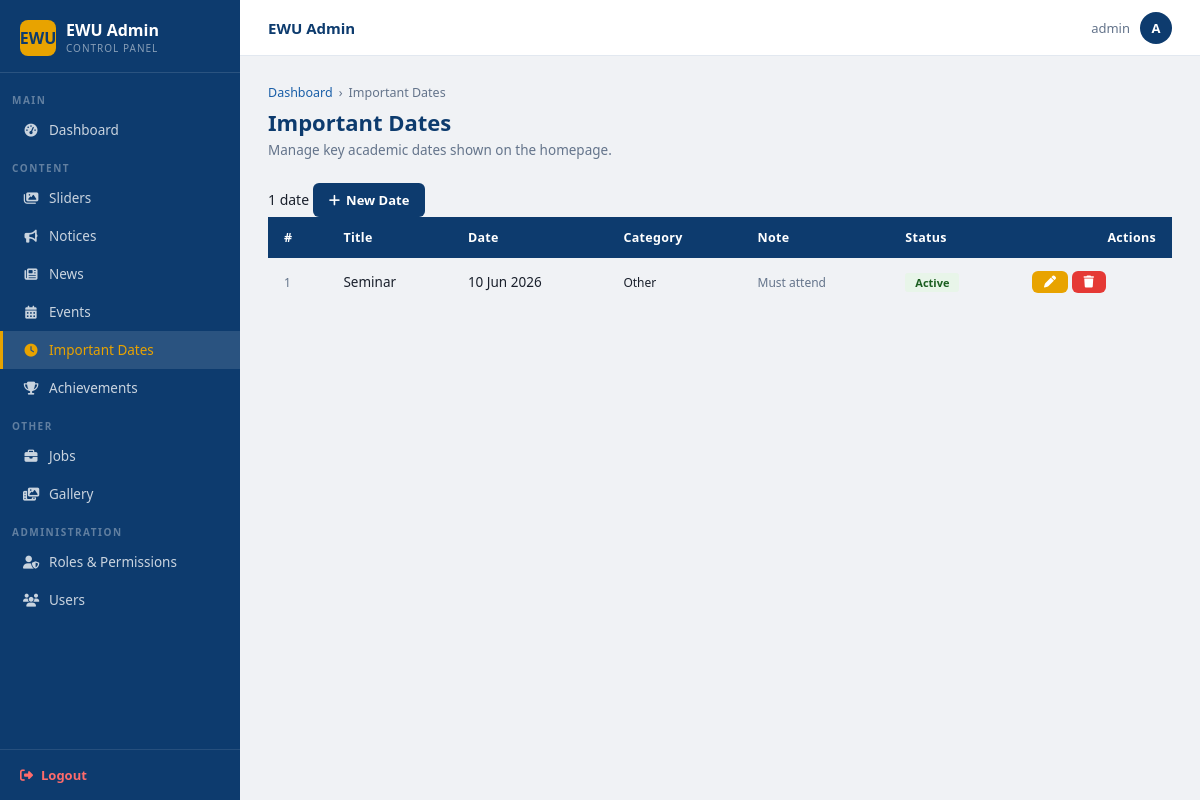
/dashboard/dates/ (signed in), run on an earlier commit of the app's database.
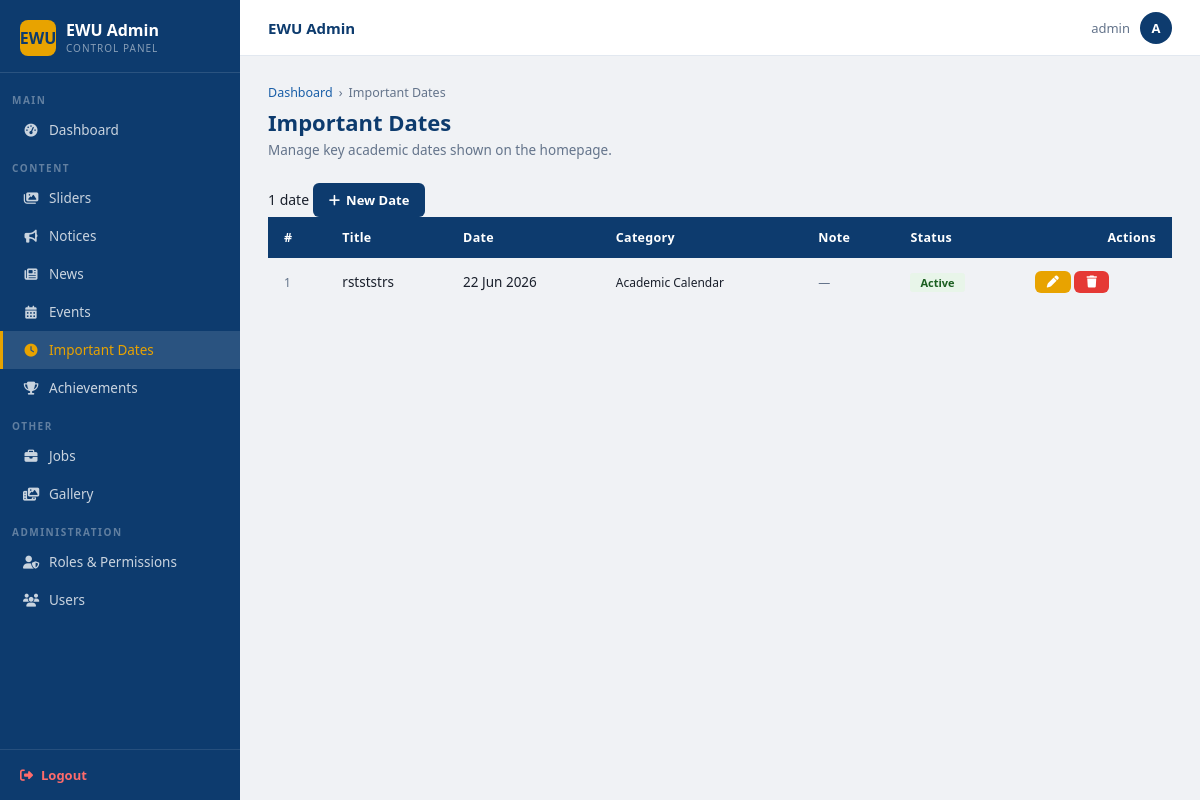
And on a later commit of the database.
### main/models.py (models this page shows, shortened)
class ImportantDate(models.Model):
    CATEGORY_CHOICES = [
        ('academic',  'Academic Calendar'),
        ('exam',      'Examination'),
        ('holiday',   'Holiday'),
        ('admission', 'Admission'),
        ('result',    'Result'),
        ('other',     'Other'),
    ]
    title     = models.CharField(max_length=300)
    date      = models.DateField()
    category  = models.CharField(max_length=20, choices=CATEGORY_CHOICES, default='academic')
    note      = models.CharField(max_length=300, blank=True)
    is_active = models.BooleanField(default=True)
    class Meta:
        ordering = ['date']
        verbose_name = 'Important Date'

### main/views.py (the view)
# urls.py: path('dashboard/dates/',                        views.date_list,          name='admin_date_list'),
@require_perm('main.view_importantdate')
def date_list(request):
    return render(request, 'admin/date_list.html', {'dates': ImportantDate.objects.order_by('date')})

### templates/admin/date_list.html (shortened to what this page needs)
{% extends 'admin/base_admin.html' %}
{% block nav_dates %}active{% endblock %}
{% block content %}
<div class="page-head">
  <div class="breadcrumb">
    <a href="{% url 'dashboard' %}">Dashboard</a>
    <span>›</span><span>Important Dates</span>
  </div>
  <h1>Important Dates</h1>
  <p>Manage key academic dates shown on the homepage.</p>
</div>
<div class="search-row">
  <span class="count-badge">{{ dates|length }} date{{ dates|length|pluralize }}</span>
  <a href="{% url 'admin_date_create' %}" class="btn btn-primary" style="margin-left:auto">
    <i class="fa-solid fa-plus"></i> New Date
  </a>
</div>
<div class="card">
  <table class="tbl">
    <thead>
      <tr>
        <th>#</th>
        <th>Title</th>
        <th>Date</th>
        <th>Category</th>
        <th>Note</th>
        <th>Status</th>
        <th style="text-align:right">Actions</th>
      </tr>
    </thead>
    <tbody>
      {% for item in dates %}
      <tr>
        <td style="color:var(--muted);font-size:12px">{{ forloop.counter }}</td>
        <td class="td-title">{{ item.title }}</td>
        <td class="td-date">{{ item.date|date:"d M Y" }}</td>
        <td style="font-size:12px">{{ item.get_category_display }}</td>
        <td style="font-size:12px;color:var(--muted)">{{ item.note|default:"—"|truncatechars:40 }}</td>
        <td>
          {% if item.is_active %}
          <span style="background:#e8f5e9;color:#1b5e20;padding:2px 10px;border-radius:3px;font-size:11px;font-weight:700">Active</span>
          {% else %}
          <span style="background:#f5f5f5;color:#9e9e9e;padding:2px 10px;border-radius:3px;font-size:11px;font-weight:700">Inactive</span>
          {% endif %}
        </td>
        <td>
          <div class="td-act">
            <a href="{% url 'admin_date_edit' item.pk %}" class="btn btn-sm btn-warning btn-icon" title="Edit">
              <i class="fa-solid fa-pen"></i>
            </a>
            <a href="{% url 'admin_date_delete' item.pk %}" class="btn btn-sm btn-danger btn-icon" title="Delete">
              <i class="fa-solid fa-trash"></i>
            </a>
          </div>
        </td>
      </tr>
      {% endfor %}
    </tbody>
  </table>
</div>
{% endblock %}

What changed in the data, as far as the page shows it:
removed ImportantDate: title "Seminar", date "10 Jun 2026", category "Other", note "Must attend", is_active "Active"
added ImportantDate: title "rstststrs", date "22 Jun 2026", category "Academic Calendar", note "—", is_active "Active"
